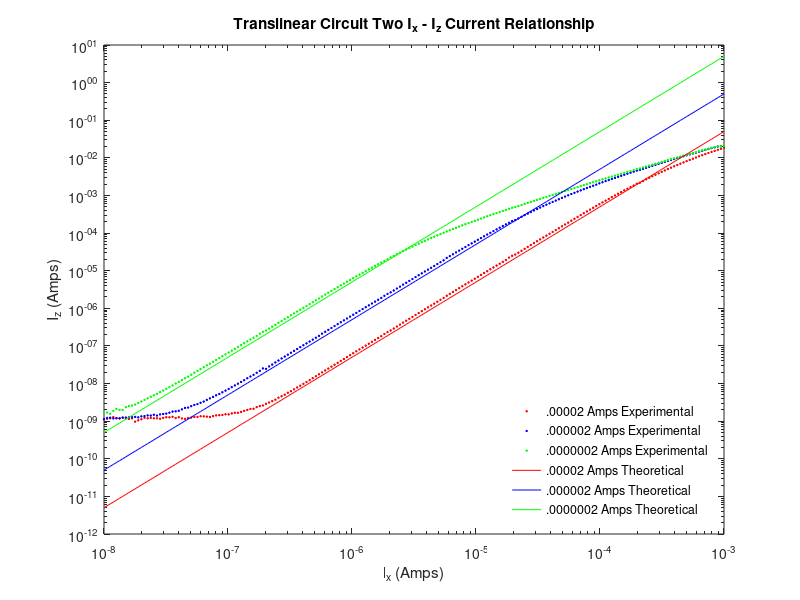
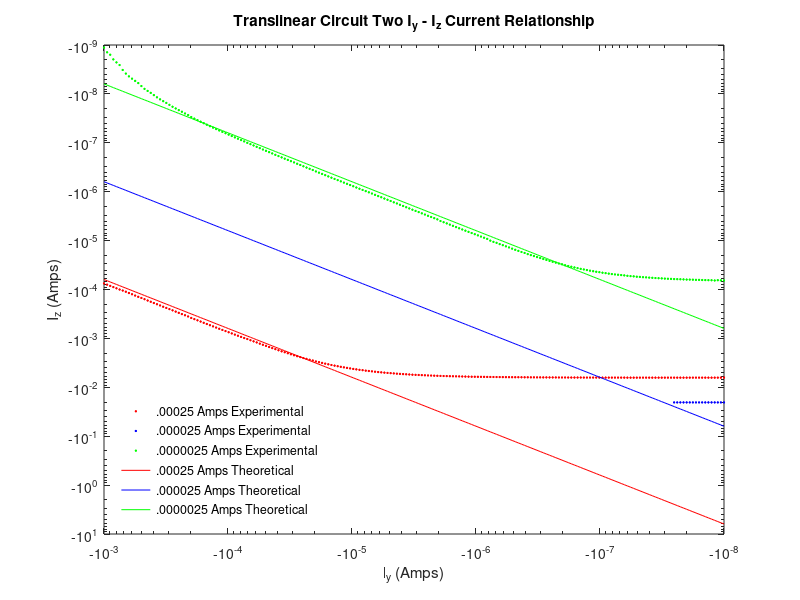

MATLAB code to generate these figures, in order:
clear all
load('collected_data_done.mat');

%% Ix plots

figure
loglog(Ix_Exp3_R10K, -1.*IzIx_Exp3_R10K, 'r*', 'MarkerSize', 1.5);
hold on;
loglog(Ix_Exp3_R100K, -1.*IzIx_Exp3_R100K, 'b*', 'MarkerSize', 1.5);
loglog(Ix_Exp3_R1M, -1.*IzIx_Exp3_R1M, 'g*', 'MarkerSize', 1.5);

% Theoretical should be equal to 2*I_x - I_y
loglog(Ix_Exp3_R10K, (Ix_Exp3_R10K).^2./(0.2/10000) , 'r');
loglog(Ix_Exp3_R100K,(Ix_Exp3_R100K).^2./(0.2/100000), 'b');
loglog(Ix_Exp3_R1M, (Ix_Exp3_R1M).^2./(0.2/1000000), 'g');

hold off
legend('.00002 Amps Experimental', '.000002 Amps Experimental', '.0000002 Amps Experimental', '.00002 Amps Theoretical', '.000002 Amps Theoretical', '.0000002 Amps Theoretical');
legend('boxoff');
legend('Location', 'southeast');
title( "Translinear Circuit Two I_x - I_z Current Relationship");
ylabel("I_z (Amps)");
xlabel("I_x (Amps)");


%% Iy plots

figure
loglog(Iy_Exp3_R10K, IzIy_Exp3_R10K, 'r*', 'MarkerSize', 1.5);
hold on;
loglog(Iy_Exp3_R100K, IzIy_Exp3_R100K, 'b*', 'MarkerSize', 1.5);
loglog(Iy_Exp3_R1M, IzIy_Exp3_R1M, 'g*', 'MarkerSize', 1.5);
% 
% % Theoretical should be equal to 2*I_x - I_y
loglog(Iy_Exp3_R10K, (2.5/10000).^2./(Iy_Exp3_R10K) , 'r');
loglog(Iy_Exp3_R100K,(2.5/100000).^2./(Iy_Exp3_R100K), 'b');
loglog(Iy_Exp3_R1M, (2.5/1000000).^2./(Iy_Exp3_R1M), 'g');

hold off
legend('.00025 Amps Experimental', '.000025 Amps Experimental', '.0000025 Amps Experimental', '.00025 Amps Theoretical', '.000025 Amps Theoretical', '.0000025 Amps Theoretical');
legend('boxoff');
legend('Location', 'southwest');
title( "Translinear Circuit Two I_y - I_z Current Relationship");
ylabel("I_z (Amps)");
xlabel("I_y (Amps)");


